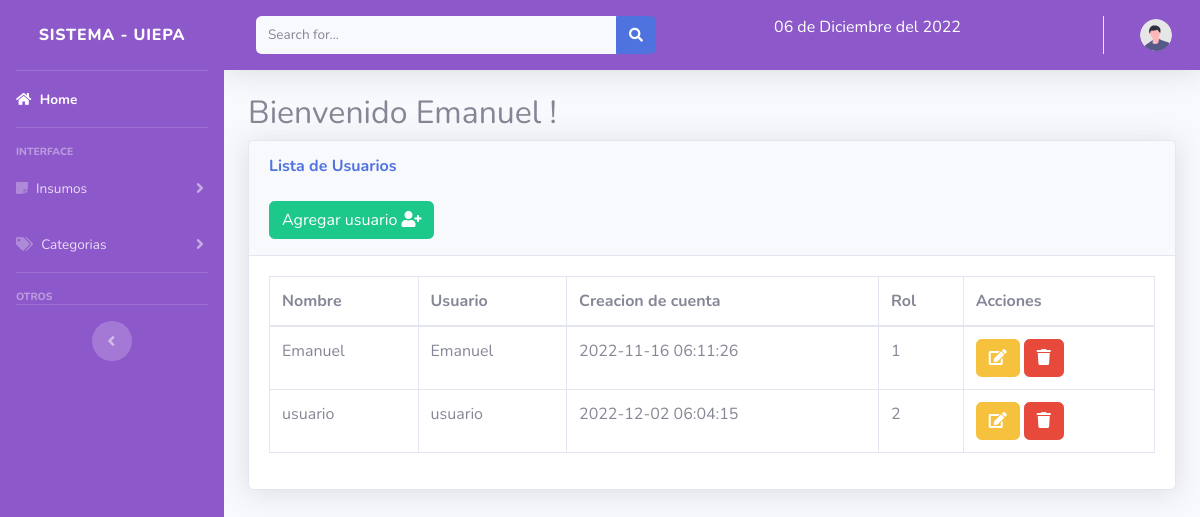
The app's page /views/usuarios.php (signed in) with its own data.
### tables this page shows
CREATE TABLE `usuarios` (
  `id` int(11) NOT NULL,
  `nombre` varchar(150) NOT NULL,
  `username` varchar(100) NOT NULL,
  `password` varchar(100) NOT NULL,
  `fecha` timestamp NOT NULL DEFAULT current_timestamp() ON UPDATE current_timestamp(),
  `rol_id` int(11) NOT NULL
);

### views/usuarios.php (the view, shortened to what this page needs)
<!DOCTYPE html>
<html lang="en">
<head>
</head>
<?php include "../includes/header.php";?>
<body id="page-top">
                <div class="container-fluid">
                <h2 class="subtitle">Bienvenido <?php echo $_SESSION['user']?> !</h2>
                    <div class="card shadow mb-4">
                        <div class="card-header py-3">
                            <h6 class="m-0 font-weight-bold text-primary">Lista de Usuarios</h6>
                            <br>
                            <button type="button" class="btn btn-success" data-toggle="modal" data-target="#user">
				            <span class="glyphicon glyphicon-plus"></span> Agregar usuario  <i class="fa fa-user-plus"></i> </a></button>
                        </div>
                        <div class="card-body">
                            <div class="table-responsive">
                                <table class="table table-bordered" id="dataTable" width="100%" cellspacing="0">
                                    <thead>
                                        <tr>
                                            <th>Nombre</th>
                                            <th>Usuario</th>
                                            <th>Creacion de cuenta</th>
                                            <th>Rol</th>
                                            <th>Acciones</th>
                                        </tr>
                                    </thead>
                                    <tbody id="user_table">
                                        <?php
                                            require_once ("../includes/db.php");
                                            $result=mysqli_query($conexion,"SELECT * FROM usuarios ");
                                            while ($fila = mysqli_fetch_assoc($result)):
                                        ?>
                                                    <tr>
            <td id="nombre"><?php echo $fila['nombre']; ?></td>
            <td id="correo"><?php echo $fila['username']; ?></td>
            <td id="fecha"><?php echo $fila['fecha']; ?></td>
            <td id="rol"><?php echo $fila['rol_id']; ?></td>
            <td>
            <a href="editUser.php?accion=edit_users&id=<?php echo $fila['id']?>" class="btn btn-warning" id="editForm">
            <i class="fa fa-edit "></i> </a>
            <a href="../includes/functions.php?accion=delete_users&id=<?php echo $fila['id'] ?> " class="btn btn-danger btn-del" id="deleteForm">
            <i  class="fa fa-trash "></i></a></button>
            </td>
            </tr>
            <?php endwhile;?>
                                    </tbody>
                                </table>
                            </div>
                        </div>
                    </div>
                </div>
            <?php include "registro.php";?>
</body>
</html>

### records on screen
usuarios: nombre "Emanuel", username "Emanuel", fecha "2022-11-16 06:11:26", rol "1"
usuarios: nombre "usuario", username "usuario", fecha "2022-12-02 06:04:15", rol "2"

### other values on screen
fecha() "06 de Diciembre del 2022"
$_SESSION['user'] "Emanuel"
